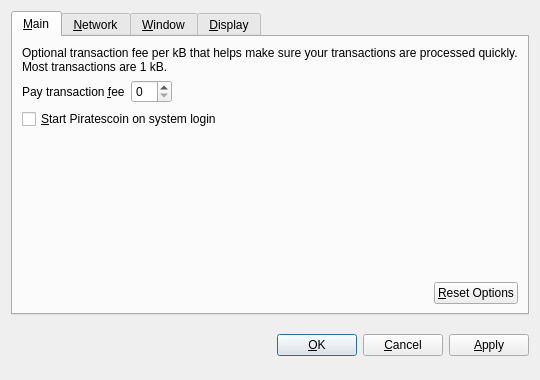
<?xml version="1.0" encoding="UTF-8"?>
<ui version="4.0">
 <class>OptionsDialog</class>
 <widget class="QDialog" name="OptionsDialog">
  <property name="geometry">
   <rect>
    <x>0</x>
    <y>0</y>
    <width>540</width>
    <height>380</height>
   </rect>
  </property>
  <property name="windowTitle">
   <string>Options</string>
  </property>
  <property name="modal">
   <bool>true</bool>
  </property>
  <layout class="QVBoxLayout" name="verticalLayout">
   <item>
    <widget class="QTabWidget" name="tabWidget">
     <property name="tabPosition">
      <enum>QTabWidget::North</enum>
     </property>
     <property name="currentIndex">
      <number>0</number>
     </property>
     <widget class="QWidget" name="tabMain">
      <attribute name="title">
       <string>&amp;Main</string>
      </attribute>
      <layout class="QVBoxLayout" name="verticalLayout_Main">
       <item>
        <widget class="QLabel" name="transactionFeeInfoLabel">
         <property name="text">
          <string>Optional transaction fee per kB that helps make sure your transactions are processed quickly. Most transactions are 1 kB.</string>
         </property>
         <property name="textFormat">
          <enum>Qt::PlainText</enum>
         </property>
         <property name="wordWrap">
          <bool>true</bool>
         </property>
        </widget>
       </item>
       <item>
        <layout class="QHBoxLayout" name="horizontalLayout_1_Main">
         <item>
          <widget class="QLabel" name="transactionFeeLabel">
           <property name="text">
            <string>Pay transaction &amp;fee</string>
           </property>
           <property name="textFormat">
            <enum>Qt::PlainText</enum>
           </property>
           <property name="buddy">
            <cstring>transactionFee</cstring>
           </property>
          </widget>
         </item>
         <item>
          <widget class="BitcoinAmountField" name="transactionFee"/>
         </item>
         <item>
          <spacer name="horizontalSpacer_1_Main">
           <property name="orientation">
            <enum>Qt::Horizontal</enum>
           </property>
           <property name="sizeHint" stdset="0">
            <size>
             <width>40</width>
             <height>20</height>
            </size>
           </property>
          </spacer>
         </item>
        </layout>
       </item>
       <item>
        <widget class="QCheckBox" name="bitcoinAtStartup">
         <property name="toolTip">
          <string>Automatically start Piratescoin after logging in to the system.</string>
         </property>
         <property name="text">
          <string>&amp;Start Piratescoin on system login</string>
         </property>
        </widget>
       </item>
       <item>
        <spacer name="verticalSpacer_Main">
         <property name="orientation">
          <enum>Qt::Vertical</enum>
         </property>
         <property name="sizeHint" stdset="0">
          <size>
           <width>20</width>
           <height>40</height>
          </size>
         </property>
        </spacer>
       </item>
       <item>
        <layout class="QHBoxLayout" name="horizontalLayout_2_Main">
         <item>
          <spacer name="horizontalSpacer_2_Main">
           <property name="orientation">
            <enum>Qt::Horizontal</enum>
           </property>
           <property name="sizeHint" stdset="0">
            <size>
             <width>40</width>
             <height>20</height>
            </size>
           </property>
          </spacer>
         </item>
         <item>
          <widget class="QPushButton" name="resetButton">
           <property name="toolTip">
            <string>Reset all client options to default.</string>
           </property>
           <property name="text">
            <string>&amp;Reset Options</string>
           </property>
           <property name="autoDefault">
            <bool>false</bool>
           </property>
          </widget>
         </item>
        </layout>
       </item>
      </layout>
     </widget>
     <widget class="QWidget" name="tabNetwork">
      <attribute name="title">
       <string>&amp;Network</string>
      </attribute>
      <layout class="QVBoxLayout" name="verticalLayout_Network">
       <item>
        <widget class="QCheckBox" name="mapPortUpnp">
         <property name="toolTip">
          <string>Automatically open the Piratescoin client port on the router. This only works when your router supports UPnP and it is enabled.</string>
         </property>
         <property name="text">
          <string>Map port using &amp;UPnP</string>
         </property>
        </widget>
       </item>
       <item>
        <widget class="QCheckBox" name="connectSocks">
         <property name="toolTip">
          <string>Connect to the Piratescoin network through a SOCKS proxy (e.g. when connecting through Tor).</string>
         </property>
         <property name="text">
          <string>&amp;Connect through SOCKS proxy:</string>
         </property>
        </widget>
       </item>
       <item>
        <layout class="QHBoxLayout" name="horizontalLayout_Network">
         <item>
          <widget class="QLabel" name="proxyIpLabel">
           <property name="text">
            <string>Proxy &amp;IP:</string>
           </property>
           <property name="textFormat">
            <enum>Qt::PlainText</enum>
           </property>
           <property name="buddy">
            <cstring>proxyIp</cstring>
           </property>
          </widget>
         </item>
         <item>
          <widget class="QValidatedLineEdit" name="proxyIp">
           <property name="maximumSize">
            <size>
             <width>140</width>
             <height>16777215</height>
            </size>
           </property>
           <property name="toolTip">
            <string>IP address of the proxy (e.g. 127.0.0.1)</string>
           </property>
          </widget>
         </item>
         <item>
          <widget class="QLabel" name="proxyPortLabel">
           <property name="text">
            <string>&amp;Port:</string>
           </property>
           <property name="textFormat">
            <enum>Qt::PlainText</enum>
           </property>
           <property name="buddy">
            <cstring>proxyPort</cstring>
           </property>
          </widget>
         </item>
         <item>
          <widget class="QLineEdit" name="proxyPort">
           <property name="maximumSize">
            <size>
             <width>55</width>
             <height>16777215</height>
            </size>
           </property>
           <property name="toolTip">
            <string>Port of the proxy (e.g. 9050)</string>
           </property>
          </widget>
         </item>
         <item>
          <widget class="QLabel" name="socksVersionLabel">
           <property name="text">
            <string>SOCKS &amp;Version:</string>
           </property>
           <property name="textFormat">
            <enum>Qt::PlainText</enum>
           </property>
           <property name="buddy">
            <cstring>socksVersion</cstring>
           </property>
          </widget>
         </item>
         <item>
          <widget class="QValueComboBox" name="socksVersion">
           <property name="toolTip">
            <string>SOCKS version of the proxy (e.g. 5)</string>
           </property>
          </widget>
         </item>
         <item>
          <spacer name="horizontalSpacer_Network">
           <property name="orientation">
            <enum>Qt::Horizontal</enum>
           </property>
           <property name="sizeHint" stdset="0">
            <size>
             <width>40</width>
             <height>20</height>
            </size>
           </property>
          </spacer>
         </item>
        </layout>
       </item>
       <item>
        <spacer name="verticalSpacer_Network">
         <property name="orientation">
          <enum>Qt::Vertical</enum>
         </property>
         <property name="sizeHint" stdset="0">
          <size>
           <width>20</width>
           <height>40</height>
          </size>
         </property>
        </spacer>
       </item>
      </layout>
     </widget>
     <widget class="QWidget" name="tabWindow">
      <attribute name="title">
       <string>&amp;Window</string>
      </attribute>
      <layout class="QVBoxLayout" name="verticalLayout_Window">
       <item>
        <widget class="QCheckBox" name="minimizeToTray">
         <property name="toolTip">
          <string>Show only a tray icon after minimizing the window.</string>
         </property>
         <property name="text">
          <string>&amp;Minimize to the tray instead of the taskbar</string>
         </property>
        </widget>
       </item>
       <item>
        <widget class="QCheckBox" name="minimizeOnClose">
         <property name="toolTip">
          <string>Minimize instead of exit the application when the window is closed. When this option is enabled, the application will be closed only after selecting Quit in the menu.</string>
         </property>
         <property name="text">
          <string>M&amp;inimize on close</string>
         </property>
        </widget>
       </item>
       <item>
        <spacer name="verticalSpacer_Window">
         <property name="orientation">
          <enum>Qt::Vertical</enum>
         </property>
         <property name="sizeHint" stdset="0">
          <size>
           <width>20</width>
           <height>40</height>
          </size>
         </property>
        </spacer>
       </item>
      </layout>
     </widget>
     <widget class="QWidget" name="tabDisplay">
      <attribute name="title">
       <string>&amp;Display</string>
      </attribute>
      <layout class="QVBoxLayout" name="verticalLayout_Display">
       <item>
        <layout class="QHBoxLayout" name="horizontalLayout_1_Display">
         <item>
          <widget class="QLabel" name="langLabel">
           <property name="text">
            <string>User Interface &amp;language:</string>
           </property>
           <property name="textFormat">
            <enum>Qt::PlainText</enum>
           </property>
           <property name="buddy">
            <cstring>lang</cstring>
           </property>
          </widget>
         </item>
         <item>
          <widget class="QValueComboBox" name="lang">
           <property name="toolTip">
            <string>The user interface language can be set here. This setting will take effect after restarting Piratescoin.</string>
           </property>
          </widget>
         </item>
        </layout>
       </item>
       <item>
        <layout class="QHBoxLayout" name="horizontalLayout_2_Display">
         <item>
          <widget class="QLabel" name="unitLabel">
           <property name="text">
            <string>&amp;Unit to show amounts in:</string>
           </property>
           <property name="textFormat">
            <enum>Qt::PlainText</enum>
           </property>
           <property name="buddy">
            <cstring>unit</cstring>
           </property>
          </widget>
         </item>
         <item>
          <widget class="QValueComboBox" name="unit">
           <property name="toolTip">
            <string>Choose the default subdivision unit to show in the interface and when sending coins.</string>
           </property>
          </widget>
         </item>
        </layout>
       </item>
       <item>
        <widget class="QCheckBox" name="displayAddresses">
         <property name="toolTip">
          <string>Whether to show Piratescoin addresses in the transaction list or not.</string>
         </property>
         <property name="text">
          <string>&amp;Display addresses in transaction list</string>
         </property>
        </widget>
       </item>
       <item>
        <spacer name="verticalSpacer_Display">
         <property name="orientation">
          <enum>Qt::Vertical</enum>
         </property>
         <property name="sizeHint" stdset="0">
          <size>
           <width>20</width>
           <height>40</height>
          </size>
         </property>
        </spacer>
       </item>
      </layout>
     </widget>
    </widget>
   </item>
   <item>
    <layout class="QHBoxLayout" name="horizontalLayout_Buttons">
     <item>
      <spacer name="horizontalSpacer_1">
       <property name="orientation">
        <enum>Qt::Horizontal</enum>
       </property>
       <property name="sizeHint" stdset="0">
        <size>
         <width>40</width>
         <height>48</height>
        </size>
       </property>
      </spacer>
     </item>
     <item>
      <widget class="QLabel" name="statusLabel">
       <property name="font">
        <font>
         <weight>75</weight>
         <bold>true</bold>
        </font>
       </property>
       <property name="text">
        <string/>
       </property>
       <property name="textFormat">
        <enum>Qt::PlainText</enum>
       </property>
       <property name="wordWrap">
        <bool>true</bool>
       </property>
      </widget>
     </item>
     <item>
      <spacer name="horizontalSpacer_2">
       <property name="orientation">
        <enum>Qt::Horizontal</enum>
       </property>
       <property name="sizeHint" stdset="0">
        <size>
         <width>40</width>
         <height>48</height>
        </size>
       </property>
      </spacer>
     </item>
     <item>
      <widget class="QPushButton" name="okButton">
       <property name="text">
        <string>&amp;OK</string>
       </property>
      </widget>
     </item>
     <item>
      <widget class="QPushButton" name="cancelButton">
       <property name="text">
        <string>&amp;Cancel</string>
       </property>
       <property name="autoDefault">
        <bool>false</bool>
       </property>
      </widget>
     </item>
     <item>
      <widget class="QPushButton" name="applyButton">
       <property name="text">
        <string>&amp;Apply</string>
       </property>
       <property name="autoDefault">
        <bool>false</bool>
       </property>
      </widget>
     </item>
    </layout>
   </item>
  </layout>
 </widget>
 <customwidgets>
  <customwidget>
   <class>BitcoinAmountField</class>
   <extends>QSpinBox</extends>
   <header>bitcoinamountfield.h</header>
  </customwidget>
  <customwidget>
   <class>QValueComboBox</class>
   <extends>QComboBox</extends>
   <header>qvaluecombobox.h</header>
  </customwidget>
  <customwidget>
   <class>QValidatedLineEdit</class>
   <extends>QLineEdit</extends>
   <header>qvalidatedlineedit.h</header>
  </customwidget>
 </customwidgets>
 <resources/>
 <connections/>
</ui>
